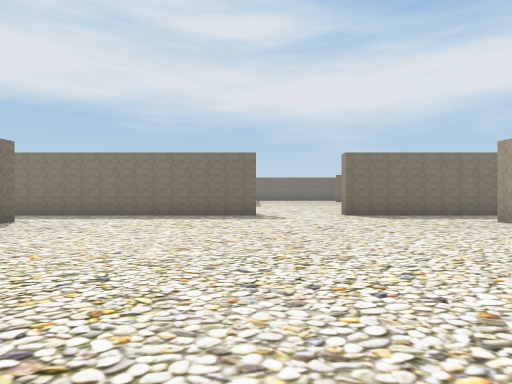
View 1 (above)

16 first-person views from a walk through a Unity game level. The camera is 1.3 m above the floor, looks level and sees 75° across. The floor is counted in squares, 2 m on a side. Each view is taken from the middle of a square. On the plan, view 1 faces up. The plan holds only what a view shows up to about 10 squares ahead; the rest is blank. The place goes on beyond the plan. The player is left out.

View 2
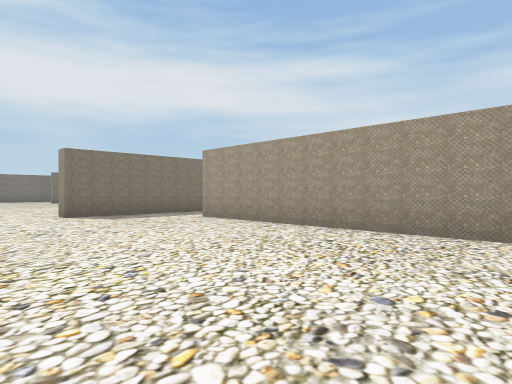

View 3
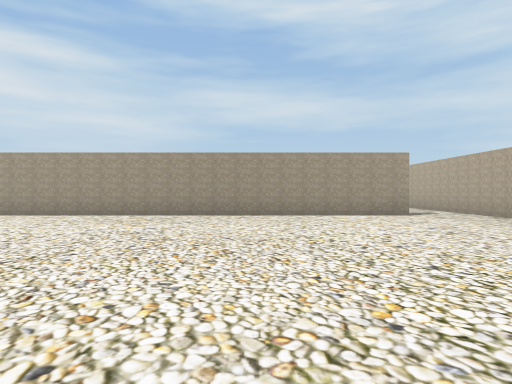

View 4
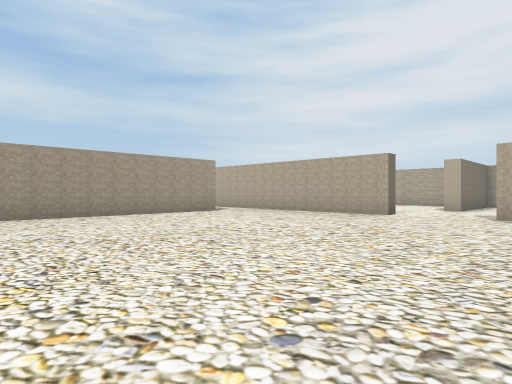

View 5
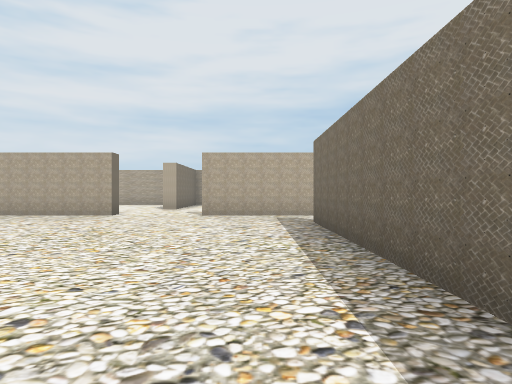

View 6
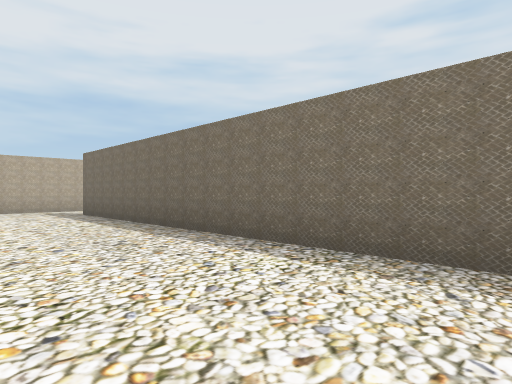

View 7
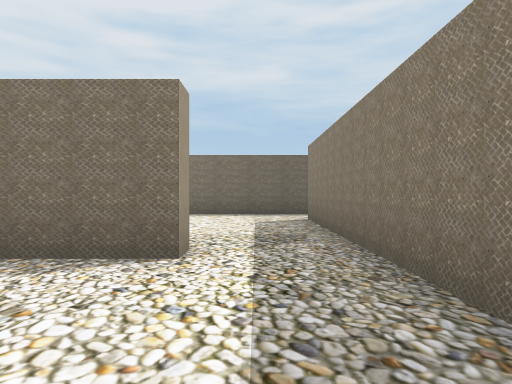

View 8
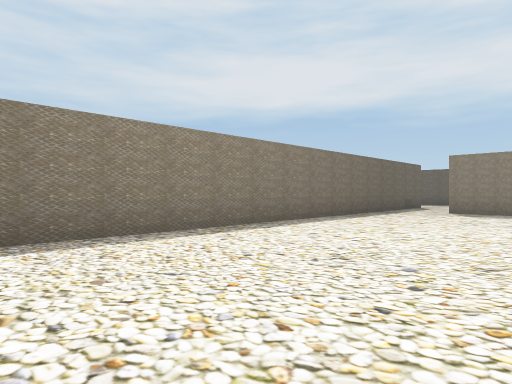

View 9
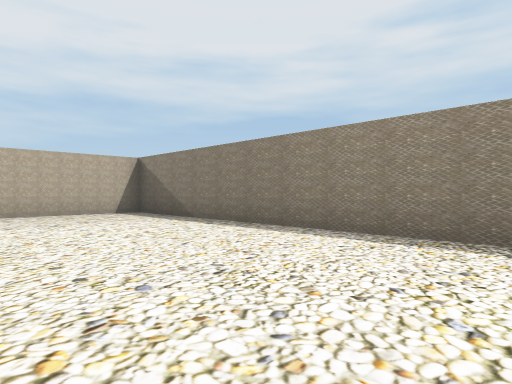

View 10
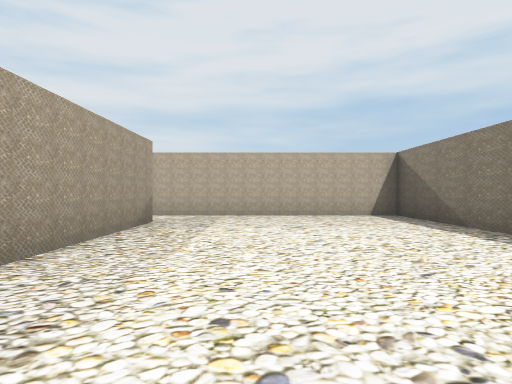

View 11
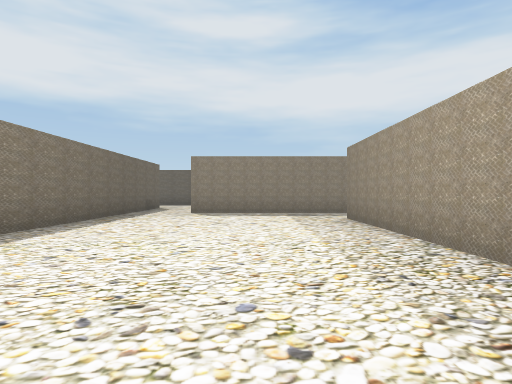

View 12
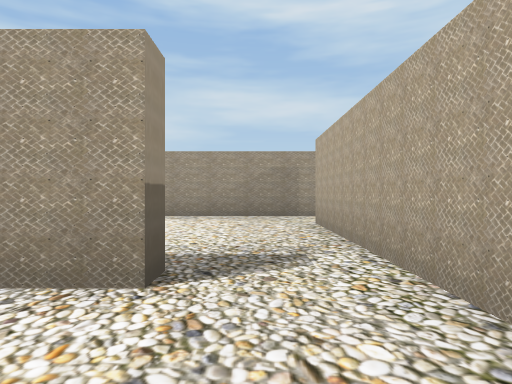

View 13
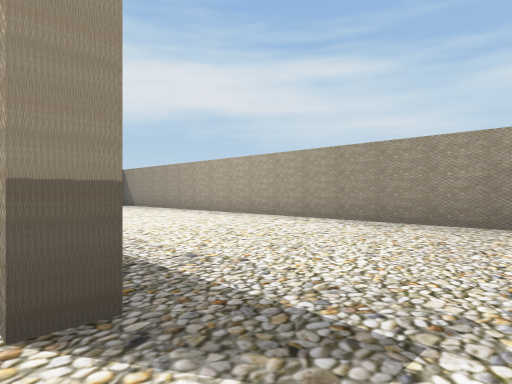

View 14
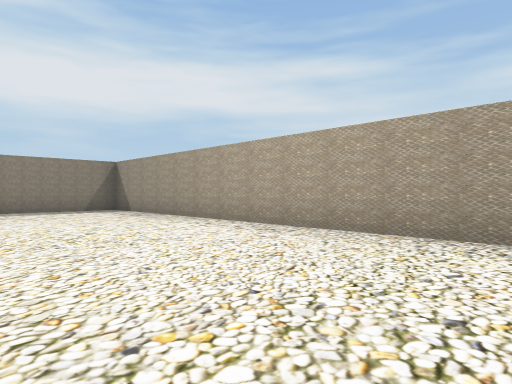

View 15
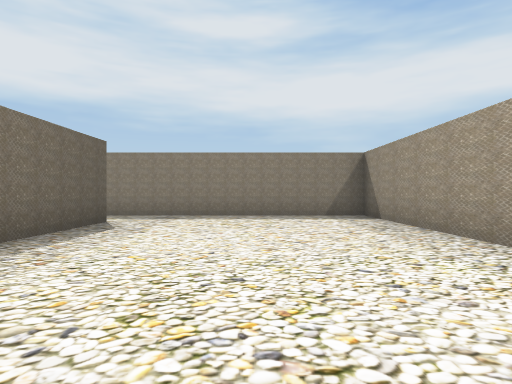

View 16
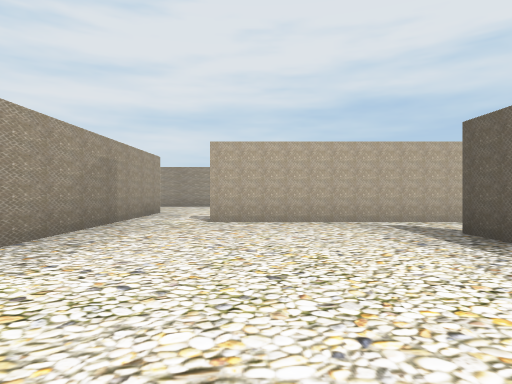

### Floor plan
Points are (right, up) in squares from view 1. A wall is a line through its corners. A room is listed if a view was taken in it or the views show most of it. See-through windows are left out.
Room 1 (views 1, 2, 3, 4, 5, 6, 7, 12, 13)
walls: (-5.3, 7.3) (-5.3, -5.2); (0, 9.3) (-4.5, 9.3); (5.8, -5.3) (5.3, -5.3) (5.3, 7.2); (0, -7.8) (0, -7.3) (5.5, -7.3); (-4.5, -7.3) (-2.5, -7.3); (5.5, 9.3) (2.5, 9.3)
ways out: opening at (-5, -6.5) to room 2; opening at (-5, 8) to room 2; opening at (6, -6.5) to room 3; opening at (6, 8) to room 3; opening at (1.5, 9)
Room 2 (views 8, 9, 10, 11)
walls: (-5.7, 1.9) (-5.7, 7.3) (-5.3, 7.3); (-5.7, -5.2) (-5.7, -0.9); (-4.5, 9.3) (-10, 9.3); (-11.9, 9.6) (-11.9, -7.3) (-4.5, -7.3)
ways out: opening at (-5, -6.5) to room 1; opening at (-5, 8) to room 1; opening at (-10.5, 9)
Room 3 (views 14, 15, 16)
walls: (5.8, -4.1) (5.8, -5.3); (5.8, 7.2) (5.8, 4.1); (5.5, -7.3) (10, -7.3); (12, -8.5) (12, 9.3) (5.5, 9.3)
ways out: opening at (6, -6.5) to room 1; opening at (6, 8) to room 1

Positions as (right, up) in squares from view 1, and headings:
1: (0, 0), facing up
2: (0, 0), facing up-right
3: (-4, -1), facing right
4: (-4, 2), facing down-right
5: (-4, 2), facing down
6: (-2, 5), facing down-left
7: (-2, 8), facing left
8: (-7, -2), facing up-left
9: (-7, 3), facing down-left
10: (-8, 2), facing down
11: (-8, -1), facing up
12: (3, -6), facing right
13: (5, -7), facing up-right
14: (7, -3), facing up-right
15: (9, 0), facing up
16: (9, 0), facing down
